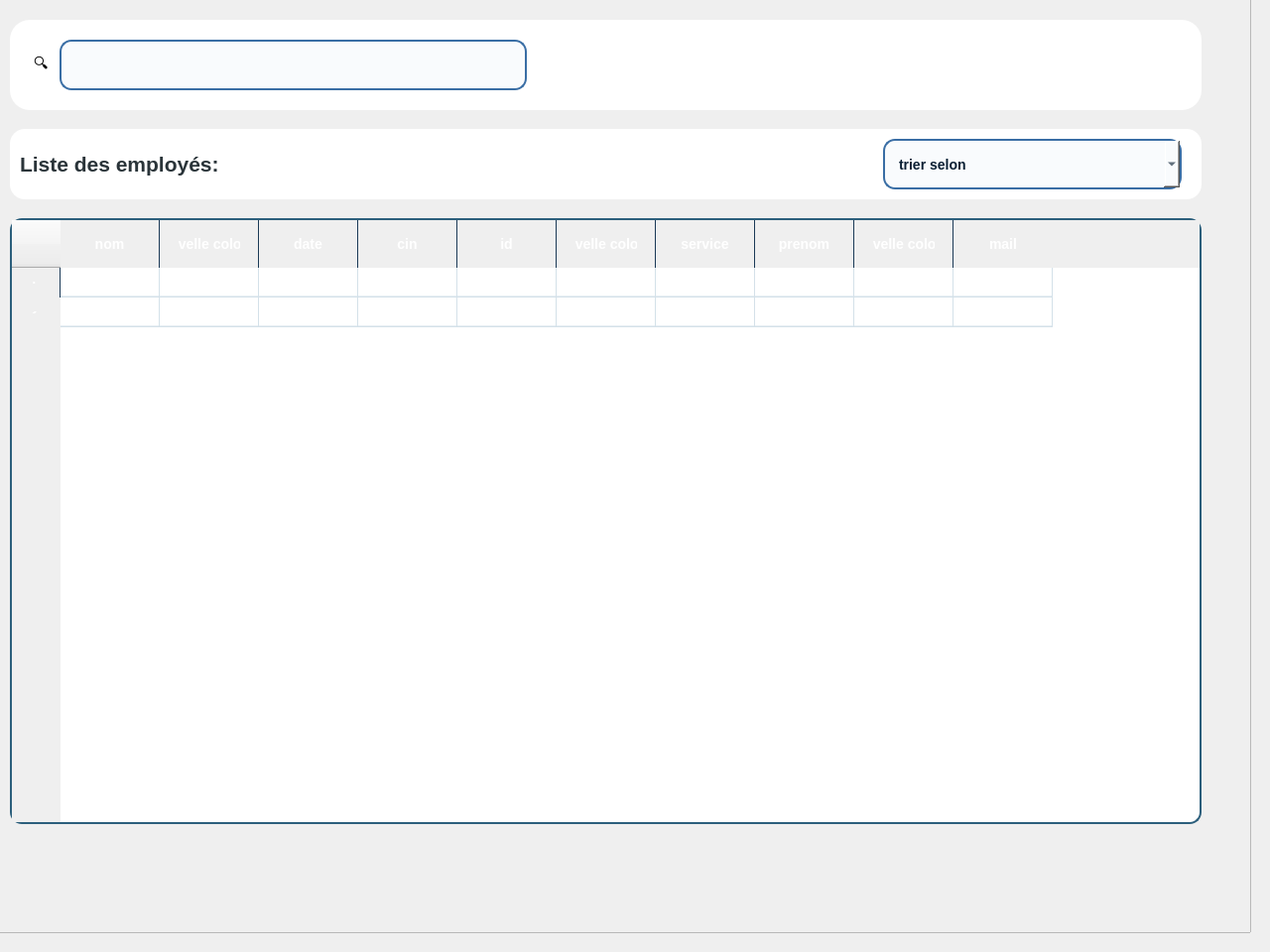
          <widget class="QWidget" name="page_5">
           <widget class="QFrame" name="frame_9">
            <property name="enabled">
             <bool>true</bool>
            </property>
            <property name="geometry">
             <rect>
              <x>-10</x>
              <y>-10</y>
              <width>1271</width>
              <height>951</height>
             </rect>
            </property>
            <property name="maximumSize">
             <size>
              <width>1500</width>
              <height>1500</height>
             </size>
            </property>
            <property name="styleSheet">
             <string notr="true">background-color: qlineargradient(
    spread:pad,
    x1:0, y1:0,
    x2:0, y2:1,
    stop:0 #0A1F33,
    stop:0.5 #163A5F,
    stop:1 #274C77
);

</string>
            </property>
            <property name="frameShape">
             <enum>QFrame::Shape::StyledPanel</enum>
            </property>
            <property name="frameShadow">
             <enum>QFrame::Shadow::Raised</enum>
            </property>
            <widget class="QTableWidget" name="tableWidget_5">
             <property name="geometry">
              <rect>
               <x>20</x>
               <y>230</y>
               <width>1201</width>
               <height>611</height>
              </rect>
             </property>
             <property name="styleSheet">
              <string notr="true">/* ═══════════════════════════════════════════════════════════
   TABLEAU PROFESSIONNEL - STYLE ASSORTI AUX BOUTONS
   Palette : Bleu marine (#2C5F7C, #3A6EA5, #1B3A57)
   ═══════════════════════════════════════════════════════════ */

/* 📋 TABLE PRINCIPALE */
QTableWidget, QTableView {
    background-color: #FFFFFF;
    alternate-background-color: #F5F8FA;
    gridline-color: #D4E1E9;
    border: 2px solid #2C5F7C;
    border-radius: 12px;
    selection-background-color: #3A6EA5;
    selection-color: white;
    font-size: 13px;
    font-weight: 500;
}

/* 📌 EN-TÊTE (HEADER) */
QHeaderView::section {
    background-color: qlineargradient(
        x1:0, y1:0,
        x2:0, y2:1,
        stop:0 #2C5F7C,
        stop:0.5 #3A6EA5,
        stop:1 #1B3A57
    );
    color: white;
    padding: 14px 18px;
    border: none;
    border-right: 1px solid #1B3A57;
    font-weight: 600;
    font-size: 14px;
    text-align: left;
}

QHeaderView::section:hover {
    background-color: qlineargradient(
        x1:0, y1:0,
        x2:0, y2:1,
        stop:0 #3A6EA5,
        stop:0.5 #4A86C5,
        stop:1 #2C5F7C
    );
}

QHeaderView::section:first {
    border-top-left-radius: 10px;
}

QHeaderView::section:last {
    border-top-right-radius: 10px;
    border-right: none;
}

QHeaderView::section:pressed {
    background-color: qlineargradient(
        x1:0, y1:0,
        x2:0, y2:1,
        stop:0 #1B3A57,
        stop:1 #2C5F7C
    );
}

/* 📊 CELLULES */
QTableWidget::item, QTableView::item {
    padding: 12px 18px;
    border-bottom: 1px solid #E8EFF4;
    color: #1B3A57;
}

QTableWidget::item:selected, QTableView::item:selected {
    background-color: qlineargradient(
        x1:0, y1:0,
        x2:0, y2:1,
        stop:0 #3A6EA5,
        stop:1 #2C5F7C
    );
    color: white;
    font-weight: 600;
}

QTableWidget::item:hover, QTableView::item:hover {
    background-color: #E3EDF5;
}

/* 📜 SCROLLBAR VERTICALE */
QScrollBar:vertical {
    background: #F5F8FA;
    width: 14px;
    border-radius: 7px;
    margin: 0px;
}

QScrollBar::handle:vertical {
    background-color: qlineargradient(
        x1:0, y1:0,
        x2:1, y2:0,
        stop:0 #2C5F7C,
        stop:1 #3A6EA5
    );
    border-radius: 7px;
    min-height: 30px;
}

QScrollBar::handle:vertical:hover {
    background-color: qlineargradient(
        x1:0, y1:0,
        x2:1, y2:0,
        stop:0 #3A6EA5,
        stop:1 #4A86C5
    );
}

QScrollBar::handle:vertical:pressed {
    background-color: #1B3A57;
}

QScrollBar::add-line:vertical,
QScrollBar::sub-line:vertical {
    height: 0px;
}

QScrollBar::add-page:vertical,
QScrollBar::sub-page:vertical {
    background: none;
}

/* 📜 SCROLLBAR HORIZONTALE */
QScrollBar:horizontal {
    background: #F5F8FA;
    height: 14px;
    border-radius: 7px;
    margin: 0px;
}

QScrollBar::handle:horizontal {
    background-color: qlineargradient(
        x1:0, y1:0,
        x2:0, y2:1,
        stop:0 #2C5F7C,
        stop:1 #3A6EA5
    );
    border-radius: 7px;
    min-width: 30px;
}

QScrollBar::handle:horizontal:hover {
    background-color: qlineargradient(
        x1:0, y1:0,
        x2:0, y2:1,
        stop:0 #3A6EA5,
        stop:1 #4A86C5
    );
}

QScrollBar::handle:horizontal:pressed {
    background-color: #1B3A57;
}

QScrollBar::add-line:horizontal,
QScrollBar::sub-line:horizontal {
    width: 0px;
}

QScrollBar::add-page:horizontal,
QScrollBar::sub-page:horizontal {
    background: none;
}

/* 🔍 COIN (intersection scrollbars) */
QTableWidget::corner, QTableView::corner {
    background-color: qlineargradient(
        x1:0, y1:0,
        x2:0, y2:1,
        stop:0 #2C5F7C,
        stop:1 #1B3A57
    );
    border: none;
}

/* 🎯 LIGNE ALTERNÉE (optionnel) */
QTableWidget::item:alternate, QTableView::item:alternate {
    background-color: #F5F8FA;
}</string>
             </property>
             <row/>
             <row/>
             <column>
              <property name="text">
               <string>nom</string>
              </property>
             </column>
             <column>
              <property name="text">
               <string>Nouvelle colonne</string>
              </property>
             </column>
             <column>
              <property name="text">
               <string>date</string>
              </property>
             </column>
             <column>
              <property name="text">
               <string>cin</string>
              </property>
             </column>
             <column>
              <property name="text">
               <string>id</string>
              </property>
             </column>
             <column>
              <property name="text">
               <string>Nouvelle colonne</string>
              </property>
             </column>
             <column>
              <property name="text">
               <string>service</string>
              </property>
             </column>
             <column>
              <property name="text">
               <string>prenom</string>
              </property>
             </column>
             <column>
              <property name="text">
               <string>Nouvelle colonne</string>
              </property>
             </column>
             <column>
              <property name="text">
               <string>mail</string>
              </property>
             </column>
            </widget>
            <widget class="QFrame" name="frame_23">
             <property name="geometry">
              <rect>
               <x>20</x>
               <y>140</y>
               <width>1201</width>
               <height>71</height>
              </rect>
             </property>
             <property name="styleSheet">
              <string notr="true">QFrame {
    background-color: white;
    border-radius: 15px;
}

</string>
             </property>
             <property name="frameShape">
              <enum>QFrame::Shape::StyledPanel</enum>
             </property>
             <property name="frameShadow">
              <enum>QFrame::Shadow::Raised</enum>
             </property>
             <widget class="QLabel" name="label_17">
              <property name="geometry">
               <rect>
                <x>10</x>
                <y>10</y>
                <width>261</width>
                <height>51</height>
               </rect>
              </property>
              <property name="styleSheet">
               <string notr="true">color: #2A3439;
</string>
              </property>
              <property name="text">
               <string>&lt;html&gt;&lt;head/&gt;&lt;body&gt;&lt;p&gt;&lt;span style=&quot; font-size:16pt; font-weight:700;&quot;&gt;Liste des employés:&lt;/span&gt;&lt;/p&gt;&lt;/body&gt;&lt;/html&gt;</string>
              </property>
             </widget>
             <widget class="QPushButton" name="pushButton_20_emp">
              <property name="geometry">
               <rect>
                <x>550</x>
                <y>10</y>
                <width>161</width>
                <height>51</height>
               </rect>
              </property>
              <property name="font">
               <font>
                <pointsize>-1</pointsize>
                <italic>false</italic>
                <fontweight>DemiBold</fontweight>
               </font>
              </property>
              <property name="styleSheet">
               <string notr="true">QPushButton {
    background-color: qlineargradient(
        x1:0, y1:0,
        x2:0, y2:1,
        stop:0 #2C5F7C,
        stop:0.5 #3A6EA5,
        stop:1 #1B3A57
    );

    color: white;
    font-size: 14px;
    font-weight: 600;

    border: none;
    border-radius: 14px;

    padding: 10px 22px;
}

/* ✨ HOVER : lumière douce */
QPushButton:hover {
    background-color: qlineargradient(
        x1:0, y1:0,
        x2:0, y2:1,
        stop:0 #3A6EA5,
        stop:0.5 #4A86C5,
        stop:1 #2C5F7C
    );
}

/* 🔘 CLICK (pressed) */
QPushButton:pressed {
    background-color: qlineargradient(
        x1:0, y1:0,
        x2:0, y2:1,
        stop:0 #1B3A57,
        stop:1 #2C5F7C
    );
}

/* 🚫 Désactivé */
QPushButton:disabled {
    background-color: #C8D3DF;
    color: #6E7F91;
}
</string>
              </property>
              <property name="text">
               <string>modifier</string>
              </property>
             </widget>
             <widget class="QPushButton" name="pushButton_7">
              <property name="geometry">
               <rect>
                <x>720</x>
                <y>10</y>
                <width>151</width>
                <height>51</height>
               </rect>
              </property>
              <property name="font">
               <font>
                <pointsize>-1</pointsize>
                <italic>false</italic>
                <fontweight>DemiBold</fontweight>
               </font>
              </property>
              <property name="styleSheet">
               <string notr="true">QPushButton {
    background-color: qlineargradient(
        x1:0, y1:0,
        x2:0, y2:1,
        stop:0 #2C5F7C,
        stop:0.5 #3A6EA5,
        stop:1 #1B3A57
    );

    color: white;
    font-size: 14px;
    font-weight: 600;

    border: none;
    border-radius: 14px;

    padding: 10px 22px;
}

/* ✨ HOVER : lumière douce */
QPushButton:hover {
    background-color: qlineargradient(
        x1:0, y1:0,
        x2:0, y2:1,
        stop:0 #3A6EA5,
        stop:0.5 #4A86C5,
        stop:1 #2C5F7C
    );
}

/* 🔘 CLICK (pressed) */
QPushButton:pressed {
    background-color: qlineargradient(
        x1:0, y1:0,
        x2:0, y2:1,
        stop:0 #1B3A57,
        stop:1 #2C5F7C
    );
}

/* 🚫 Désactivé */
QPushButton:disabled {
    background-color: #C8D3DF;
    color: #6E7F91;
}
</string>
              </property>
              <property name="text">
               <string>Supprimer</string>
              </property>
             </widget>
             <widget class="QComboBox" name="comboTypePropriete_9">
              <property name="geometry">
               <rect>
                <x>880</x>
                <y>10</y>
                <width>301</width>
                <height>51</height>
               </rect>
              </property>
              <property name="styleSheet">
               <string notr="true">  background-color: #F9FBFD;          /* fond clair élégant */
    border: 2px solid #3A6EA5;           /* bleu marine clair */
    border-radius: 12px;
    padding: 10px 14px;
    color: #0A1F33;                      /* texte bleu marine foncé */
    font-size: 14px;
    font-weight: 500;</string>
              </property>
              <item>
               <property name="text">
                <string>trier selon</string>
               </property>
              </item>
              <item>
               <property name="text">
                <string/>
               </property>
              </item>
              <item>
               <property name="text">
                <string/>
               </property>
              </item>
              <item>
               <property name="text">
                <string/>
               </property>
              </item>
             </widget>
             <widget class="QPushButton" name="pushButton_28">
              <property name="geometry">
               <rect>
                <x>380</x>
                <y>10</y>
                <width>161</width>
                <height>51</height>
               </rect>
              </property>
              <property name="font">
               <font>
                <pointsize>-1</pointsize>
                <italic>false</italic>
                <fontweight>DemiBold</fontweight>
               </font>
              </property>
              <property name="styleSheet">
               <string notr="true">QPushButton {
    background-color: qlineargradient(
        x1:0, y1:0,
        x2:0, y2:1,
        stop:0 #2C5F7C,
        stop:0.5 #3A6EA5,
        stop:1 #1B3A57
    );

    color: white;
    font-size: 14px;
    font-weight: 600;

    border: none;
    border-radius: 14px;

    padding: 10px 22px;
}

/* ✨ HOVER : lumière douce */
QPushButton:hover {
    background-color: qlineargradient(
        x1:0, y1:0,
        x2:0, y2:1,
        stop:0 #3A6EA5,
        stop:0.5 #4A86C5,
        stop:1 #2C5F7C
    );
}

/* 🔘 CLICK (pressed) */
QPushButton:pressed {
    background-color: qlineargradient(
        x1:0, y1:0,
        x2:0, y2:1,
        stop:0 #1B3A57,
        stop:1 #2C5F7C
    );
}

/* 🚫 Désactivé */
QPushButton:disabled {
    background-color: #C8D3DF;
    color: #6E7F91;
}
</string>
              </property>
              <property name="text">
               <string>ajouter</string>
              </property>
             </widget>
            </widget>
            <widget class="QWidget" name="searchBox_12" native="true">
             <property name="geometry">
              <rect>
               <x>20</x>
               <y>30</y>
               <width>1201</width>
               <height>91</height>
              </rect>
             </property>
             <property name="styleSheet">
              <string notr="true">background: white;
border-radius: 20px;
padding: 20px;

</string>
             </property>
             <widget class="QLabel" name="label_46">
              <property name="geometry">
               <rect>
                <x>0</x>
                <y>10</y>
                <width>81</width>
                <height>71</height>
               </rect>
              </property>
              <property name="font">
               <font>
                <pointsize>11</pointsize>
               </font>
              </property>
              <property name="styleSheet">
               <string notr="true">background: white;
border-radius: 20px;
padding: 20px;</string>
              </property>
              <property name="text">
               <string>🔍</string>
              </property>
             </widget>
             <widget class="QLineEdit" name="lineEdit_11">
              <property name="geometry">
               <rect>
                <x>50</x>
                <y>20</y>
                <width>471</width>
                <height>51</height>
               </rect>
              </property>
              <property name="font">
               <font>
                <pointsize>-1</pointsize>
                <fontweight>Medium</fontweight>
               </font>
              </property>
              <property name="styleSheet">
               <string notr="true">QLineEdit {
    background-color: #F9FBFD;          /* fond clair élégant */
    border: 2px solid #3A6EA5;           /* bleu marine clair */
    border-radius: 12px;
    padding: 10px 14px;
    color: #0A1F33;                      /* texte bleu marine foncé */
    font-size: 14px;
    font-weight: 500;
}

/* Quand le champ est sélectionné */
QLineEdit:focus {
    background-color: white;
    border: 2px solid #1E3A5F;           /* focus plus foncé */
}

/* Hover */
QLineEdit:hover {
    border: 2px solid #2F5D8A;
}
</string>
              </property>
             </widget>
             <widget class="QPushButton" name="pushButton_48">
              <property name="geometry">
               <rect>
                <x>1020</x>
                <y>20</y>
                <width>131</width>
                <height>51</height>
               </rect>
              </property>
              <property name="font">
               <font>
                <pointsize>-1</pointsize>
                <italic>false</italic>
                <fontweight>DemiBold</fontweight>
               </font>
              </property>
              <property name="styleSheet">
               <string notr="true">QPushButton {
    background-color: qlineargradient(
        x1:0, y1:0,
        x2:0, y2:1,
        stop:0 #2C5F7C,
        stop:0.5 #3A6EA5,
        stop:1 #1B3A57
    );

    color: white;
    font-size: 14px;
    font-weight: 600;

    border: none;
    border-radius: 14px;

    padding: 10px 22px;
}

/* ✨ HOVER : lumière douce */
QPushButton:hover {
    background-color: qlineargradient(
        x1:0, y1:0,
        x2:0, y2:1,
        stop:0 #3A6EA5,
        stop:0.5 #4A86C5,
        stop:1 #2C5F7C
    );
}

/* 🔘 CLICK (pressed) */
QPushButton:pressed {
    background-color: qlineargradient(
        x1:0, y1:0,
        x2:0, y2:1,
        stop:0 #1B3A57,
        stop:1 #2C5F7C
    );
}

/* 🚫 Désactivé */
QPushButton:disabled {
    background-color: #C8D3DF;
    color: #6E7F91;
}
</string>
              </property>
              <property name="text">
               <string>statistique</string>
              </property>
             </widget>
             <widget class="QPushButton" name="pushButton_49">
              <property name="geometry">
               <rect>
                <x>840</x>
                <y>20</y>
                <width>131</width>
                <height>51</height>
               </rect>
              </property>
              <property name="font">
               <font>
                <pointsize>-1</pointsize>
                <italic>false</italic>
                <fontweight>DemiBold</fontweight>
               </font>
              </property>
              <property name="styleSheet">
               <string notr="true">QPushButton {
    background-color: qlineargradient(
        x1:0, y1:0,
        x2:0, y2:1,
        stop:0 #2C5F7C,
        stop:0.5 #3A6EA5,
        stop:1 #1B3A57
    );

    color: white;
    font-size: 14px;
    font-weight: 600;

    border: none;
    border-radius: 14px;

    padding: 10px 22px;
}

/* ✨ HOVER : lumière douce */
QPushButton:hover {
    background-color: qlineargradient(
        x1:0, y1:0,
        x2:0, y2:1,
        stop:0 #3A6EA5,
        stop:0.5 #4A86C5,
        stop:1 #2C5F7C
    );
}

/* 🔘 CLICK (pressed) */
QPushButton:pressed {
    background-color: qlineargradient(
        x1:0, y1:0,
        x2:0, y2:1,
        stop:0 #1B3A57,
        stop:1 #2C5F7C
    );
}

/* 🚫 Désactivé */
QPushButton:disabled {
    background-color: #C8D3DF;
    color: #6E7F91;
}
</string>
              </property>
              <property name="text">
               <string>📑exporter</string>
              </property>
             </widget>
             <widget class="QPushButton" name="pushButton_50">
              <property name="geometry">
               <rect>
                <x>660</x>
                <y>20</y>
                <width>131</width>
                <height>51</height>
               </rect>
              </property>
              <property name="font">
               <font>
                <pointsize>-1</pointsize>
                <italic>false</italic>
                <fontweight>DemiBold</fontweight>
               </font>
              </property>
              <property name="styleSheet">
               <string notr="true">QPushButton {
    background-color: qlineargradient(
        x1:0, y1:0,
        x2:0, y2:1,
        stop:0 #2C5F7C,
        stop:0.5 #3A6EA5,
        stop:1 #1B3A57
    );

    color: white;
    font-size: 14px;
    font-weight: 600;

    border: none;
    border-radius: 14px;

    padding: 10px 22px;
}

/* ✨ HOVER : lumière douce */
QPushButton:hover {
    background-color: qlineargradient(
        x1:0, y1:0,
        x2:0, y2:1,
        stop:0 #3A6EA5,
        stop:0.5 #4A86C5,
        stop:1 #2C5F7C
    );
}

/* 🔘 CLICK (pressed) */
QPushButton:pressed {
    background-color: qlineargradient(
        x1:0, y1:0,
        x2:0, y2:1,
        stop:0 #1B3A57,
        stop:1 #2C5F7C
    );
}

/* 🚫 Désactivé */
QPushButton:disabled {
    background-color: #C8D3DF;
    color: #6E7F91;
}
</string>
              </property>
              <property name="text">
               <string>rechercher</string>
              </property>
             </widget>
            </widget>
           </widget>
          </widget>
